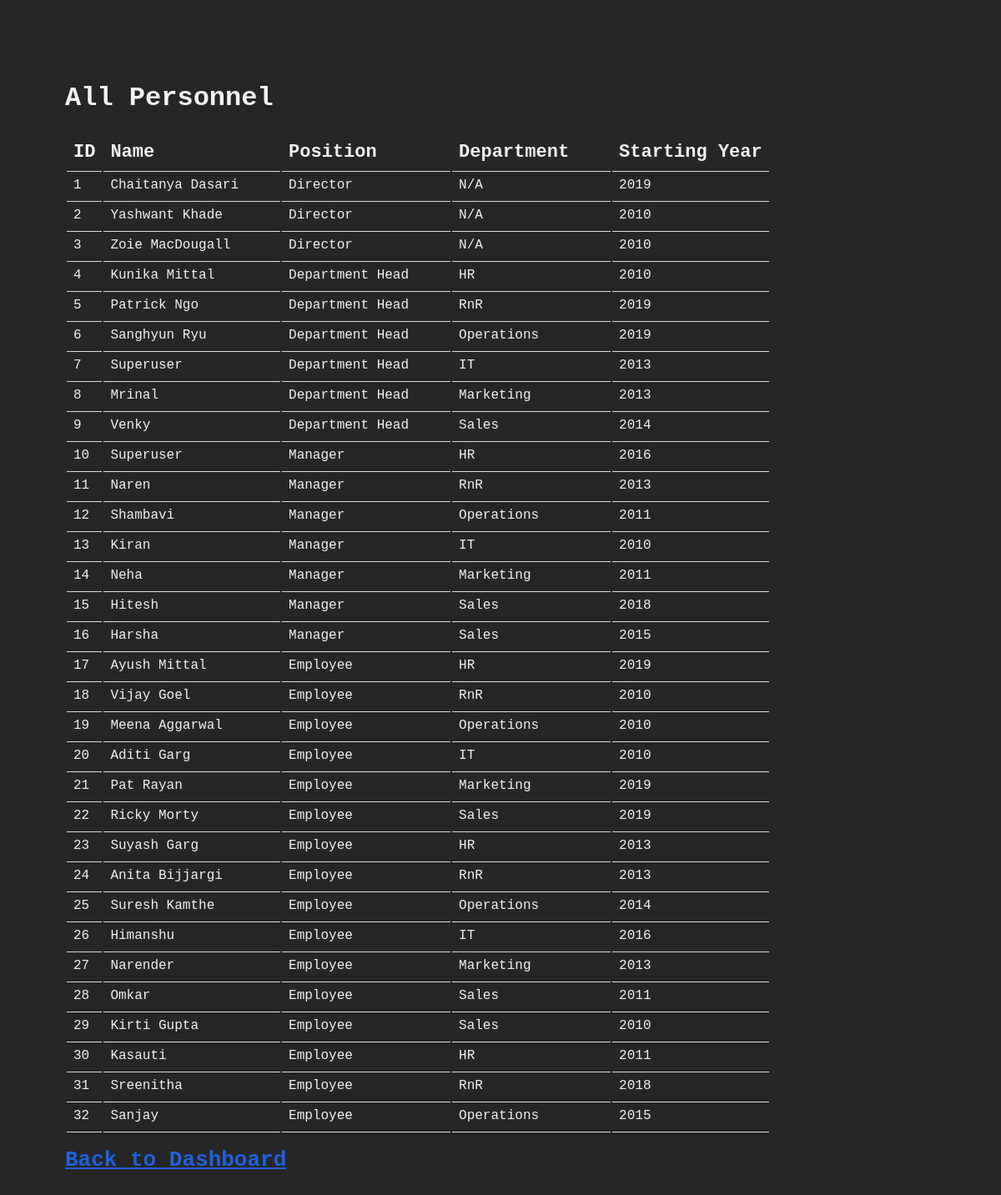
The app's page /user/list_all_personnel.php with its own data.
### tables this page shows
CREATE TABLE worker (
  wrk_id        			integer not null auto_increment,
  wrk_name      			varchar(100) not null,
  starting_year_id       	integer, 
  password 					varchar(255),
  
  primary key (wrk_id),
   foreign key (starting_year_id) references year(year_id)
);

### user/list_all_personnel.php (the view, shortened to what this page needs)
<?php
require("../connection.php");
$sql_query = "select wrk.wrk_id, wrk.wrk_name, wrk.starting_year_id from worker as wrk
order by wrk.wrk_id ASC;
";
$worker_rows = array();
$statement = $sql_query;
$result = $conn->query($statement);
$numresults = mysqli_num_rows($result);
if ($numresults != 0) {
    while ($numresults != 0) {
        $rows = $result->fetch_assoc();
        $worker_rows[] = $rows;
        $numresults--;
    }
}
?>
<!DOCTYPE html>
<html>
<head>
    <link rel="stylesheet" href="../stylesheets/user_list_style.css">
</head>
<body>
<h1>All Personnel</h1>
<?php
if (!empty($worker_rows)) {
    ?>
    <table>
        <tr>
            <th class="thin">ID</th>
            <th>Name</th>
            <th>Position</th>
            <th>Department</th>
            <th class="thin">Starting Year</th>
        </tr>
        <?php
        for ($i = 0; $i < count($worker_rows); $i++) {
            ?>
            <tr>
                <td class="thin"><?php print $worker_rows[$i]['wrk_id']; ?></td>
                <td><?php print $worker_rows[$i]['wrk_name']; ?></td>
                <?php
                $each_wrk_id = $worker_rows[$i]['wrk_id'];
                $query1 = "(SELECT 'Department Head' as position, leads_dept_name as department FROM department_head WHERE dh_wrk_id = $each_wrk_id)
                            UNION
                            (SELECT 'Director', 'N/A' FROM director WHERE director_wrk_id = $each_wrk_id)
                            UNION
                            (SELECT 'Manager', works_for_dept_name FROM manager JOIN employee ON emp_wrk_id = manager_wrk_id WHERE manager_wrk_id = $each_wrk_id AND NOT EXISTS
                            (SELECT * FROM department_head WHERE dh_wrk_id = $each_wrk_id))
                            UNION
                            (SELECT 'Employee', works_for_dept_name FROM employee WHERE emp_wrk_id = $each_wrk_id AND NOT EXISTS
                            (SELECT * FROM manager WHERE manager_wrk_id = $each_wrk_id));
                            ";
                $result_users = $conn->query($query1);
                while ($row1 = mysqli_fetch_array($result_users)) {
                    echo "<td>" . $row1['position'] . "</td>";
                    echo "<td>" . $row1['department'] . "</td>";
                }
                ?>
                <td class="thin"><?php print $worker_rows[$i]['starting_year_id']; ?></td>
            </tr>
            <?php
        }
        ?>
    </table>
    <?php
} else {
    ?>
    <p>You don't have any bonuses yet!</p>
    <?php
}
?>
<p><a href='dashboard.php'>Back to Dashboard</a></p>
</body>
</html>

### stylesheets/user_list_style.css (style rules this page uses)
body { font-family: "Courier New", "Times New Roman", Times, serif; background-color: #262626; color: #f2f2f2; padding: 70px; }
a { color: #1C63DC; font-size: 26px; font-weight: bold; }
th { font-weight: bold; font-size: 22px; padding: 10px 50px 10px 8px; text-align: left; border-bottom: 1px solid #ddd; }
th.thin { padding: 10px 8px 10px 8px; }
td { padding: 5px 50px 10px 8px; text-align: left; border-bottom: 1px solid #ddd; }
td.thin { padding: 5px 8px 10px 8px; }
::placeholder { color: #f2f2f2; }

### records on screen
worker: wrk_id "1", wrk_name "Chaitanya Dasari", position "Director", department "N/A", starting_year "2019"
worker: wrk_id "2", wrk_name "Yashwant Khade", position "Director", department "N/A", starting_year "2010"
worker: wrk_id "3", wrk_name "Zoie MacDougall", position "Director", department "N/A", starting_year "2010"
worker: wrk_id "4", wrk_name "Kunika Mittal", position "Department Head", department "HR", starting_year "2010"
worker: wrk_id "5", wrk_name "Patrick Ngo", position "Department Head", department "RnR", starting_year "2019"
worker: wrk_id "6", wrk_name "Sanghyun Ryu", position "Department Head", department "Operations", starting_year "2019"
worker: wrk_id "7", wrk_name "Superuser", position "Department Head", department "IT", starting_year "2013"
worker: wrk_id "8", wrk_name "Mrinal", position "Department Head", department "Marketing", starting_year "2013"
worker: wrk_id "9", wrk_name "Venky", position "Department Head", department "Sales", starting_year "2014"
worker: wrk_id "10", wrk_name "Superuser", position "Manager", department "HR", starting_year "2016"
worker: wrk_id "11", wrk_name "Naren", position "Manager", department "RnR", starting_year "2013"
worker: wrk_id "12", wrk_name "Shambavi", position "Manager", department "Operations", starting_year "2011"
worker: wrk_id "13", wrk_name "Kiran", position "Manager", department "IT", starting_year "2010"
worker: wrk_id "14", wrk_name "Neha", position "Manager", department "Marketing", starting_year "2011"
worker: wrk_id "15", wrk_name "Hitesh", position "Manager", department "Sales", starting_year "2018"
worker: wrk_id "16", wrk_name "Harsha", position "Manager", department "Sales", starting_year "2015"
worker: wrk_id "17", wrk_name "Ayush Mittal", position "Employee", department "HR", starting_year "2019"
worker: wrk_id "18", wrk_name "Vijay Goel", position "Employee", department "RnR", starting_year "2010"
worker: wrk_id "19", wrk_name "Meena Aggarwal", position "Employee", department "Operations", starting_year "2010"
worker: wrk_id "20", wrk_name "Aditi Garg", position "Employee", department "IT", starting_year "2010"
worker: wrk_id "21", wrk_name "Pat Rayan", position "Employee", department "Marketing", starting_year "2019"
worker: wrk_id "22", wrk_name "Ricky Morty", position "Employee", department "Sales", starting_year "2019"
worker: wrk_id "23", wrk_name "Suyash Garg", position "Employee", department "HR", starting_year "2013"
worker: wrk_id "24", wrk_name "Anita Bijjargi", position "Employee", department "RnR", starting_year "2013"
worker: wrk_id "25", wrk_name "Suresh Kamthe", position "Employee", department "Operations", starting_year "2014"
worker: wrk_id "26", wrk_name "Himanshu", position "Employee", department "IT", starting_year "2016"
worker: wrk_id "27", wrk_name "Narender", position "Employee", department "Marketing", starting_year "2013"
worker: wrk_id "28", wrk_name "Omkar", position "Employee", department "Sales", starting_year "2011"
worker: wrk_id "29", wrk_name "Kirti Gupta", position "Employee", department "Sales", starting_year "2010"
worker: wrk_id "30", wrk_name "Kasauti", position "Employee", department "HR", starting_year "2011"
worker: wrk_id "31", wrk_name "Sreenitha", position "Employee", department "RnR", starting_year "2018"
worker: wrk_id "32", wrk_name "Sanjay", position "Employee", department "Operations", starting_year "2015"
